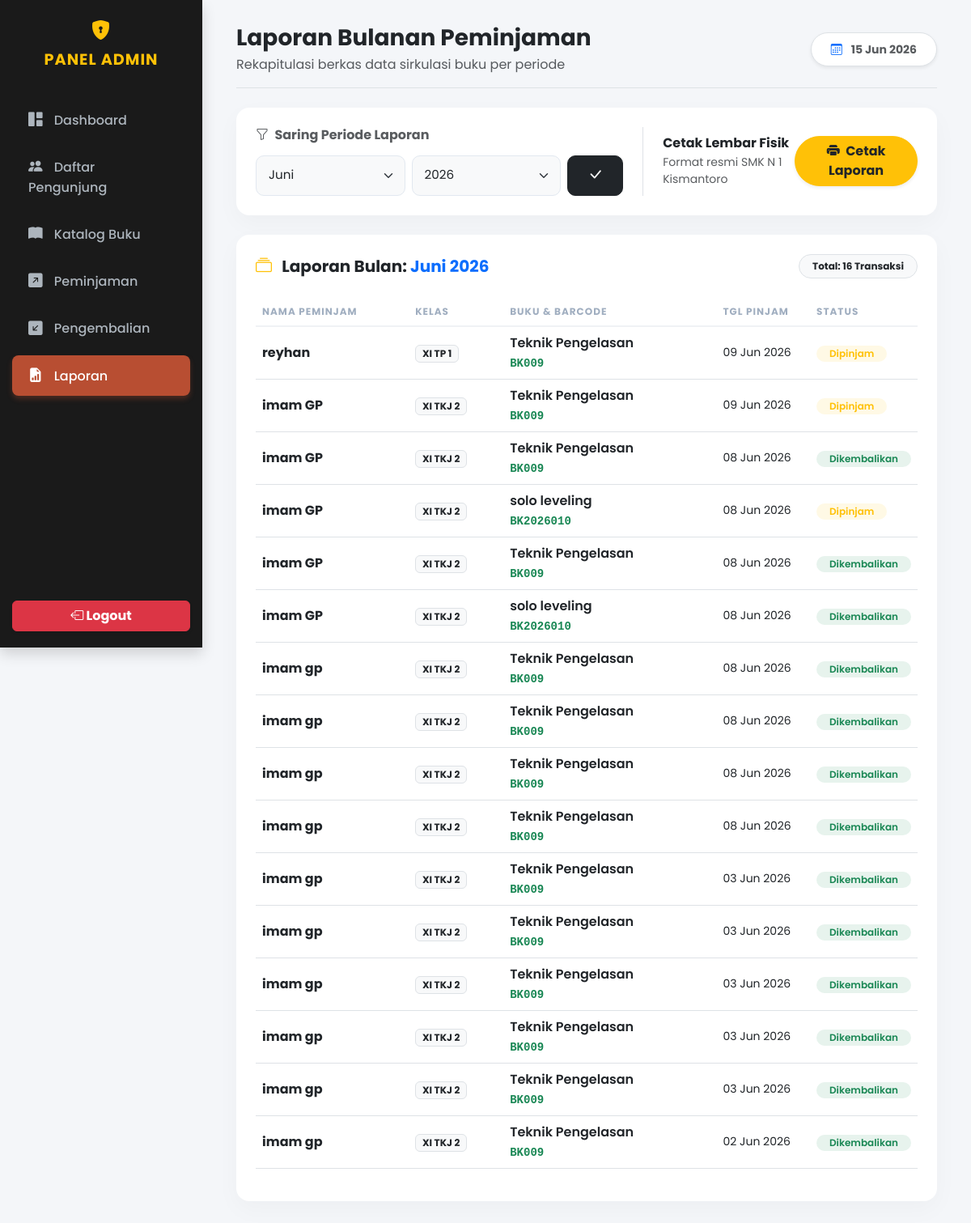
Page /admin/laporan.php (signed in) on the committed database.
### tables this page shows
CREATE TABLE IF NOT EXISTS `peminjaman` (
  `id` int(11) NOT NULL AUTO_INCREMENT,
  `id_buku` int(11) NOT NULL,
  `nama_peminjam` varchar(100) NOT NULL,
  `kelas` varchar(50) NOT NULL,
  `tanggal_pinjam` date NOT NULL,
  `tanggal_kembali` date NOT NULL,
  `status` varchar(50) NOT NULL DEFAULT 'Dipinjam',
  PRIMARY KEY (`id`),
  KEY `id_buku` (`id_buku`)
);

CREATE TABLE IF NOT EXISTS `books` (
  `id` int(11) NOT NULL AUTO_INCREMENT,
  `barcode_buku` varchar(50) DEFAULT NULL,
  `title` varchar(255) NOT NULL,
  `author` varchar(150) DEFAULT NULL,
  `category` varchar(100) NOT NULL,
  `rak` varchar(50) DEFAULT NULL,
  `description` text NOT NULL,
  `cover` varchar(255) DEFAULT NULL,
  PRIMARY KEY (`id`),
  UNIQUE KEY `barcode_buku` (`barcode_buku`)
);

### admin/laporan.php (the view, shortened to what this page needs)
<?php
require_once '../config/koneksi.php';
$bulan_pilihan = isset($_GET['bulan']) ? $_GET['bulan'] : date('m');
$tahun_pilihan = isset($_GET['tahun']) ? $_GET['tahun'] : date('Y');
$bulan_pilihan = str_pad($bulan_pilihan, 2, "0", STR_PAD_LEFT);
$nama_bulan = [
    '01' => 'Januari', '02' => 'Februari', '03' => 'Maret', '04' => 'April',
    '05' => 'Mei', '06' => 'Juni', '07' => 'Juli', '08' => 'Agustus',
    '09' => 'September', '10' => 'Oktober', '11' => 'November', '12' => 'Desember'
];
$query_laporan = $mysqli->prepare("
    SELECT p.*, b.title, b.barcode_buku
    FROM peminjaman p
    JOIN books b ON p.id_buku = b.id
    WHERE MONTH(p.tanggal_pinjam) = ?
    AND YEAR(p.tanggal_pinjam) = ?
    ORDER BY p.tanggal_pinjam DESC, p.id DESC
");
$query_laporan->bind_param('ss', $bulan_pilihan, $tahun_pilihan);
$query_laporan->execute();
$data_sirkulasi = $query_laporan->get_result();
?>
<!DOCTYPE html>
<html lang="id">
<head>
    <link href="https://cdn.jsdelivr.net/npm/bootstrap@5.3.0/dist/css/bootstrap.min.css" rel="stylesheet">
    <link rel="stylesheet" href="https://cdn.jsdelivr.net/npm/bootstrap-icons@1.10.5/font/bootstrap-icons.css">
</head>
<body>
    <?php include 'sidebar.php'; ?>
    <div class="main-content">
        <div class="container-fluid pb-5">
            <div class="d-flex justify-content-between align-items-center mb-4 pb-3 border-bottom">
                <div>
                    <h3 class="fw-bold m-0 text-dark">Laporan Bulanan Peminjaman</h3>
                    <p class="text-muted m-0 mt-1 fs-6">Rekapitulasi berkas data sirkulasi buku per periode</p>
                </div>
                <div class="bg-white px-4 py-2 rounded-pill shadow-sm border">
                    <span class="text-muted small fw-bold"><i class="bi bi-calendar3 text-primary me-2"></i> <?= date('d M Y') ?></span>
                </div>
            </div>
            <div class="modern-card mb-4">
                <div class="row align-items-center g-4">
                    <div class="col-md-7 border-end pe-md-4">
                        <h6 class="fw-bold text-muted mb-3"><i class="bi bi-funnel me-1"></i> Saring Periode Laporan</h6>
                        <form method="GET" action="laporan.php" class="row g-2">
                            <div class="col-5">
                                <select name="bulan" class="form-select">
                                    <?php foreach($nama_bulan as $key => $val): ?>
                                        <option value="<?= $key ?>" <?= $bulan_pilihan == $key ? 'selected' : '' ?>><?= $val ?></option>
                                    <?php endforeach; ?>
                                </select>
                            </div>
                            <div class="col-5">
                                <select name="tahun" class="form-select">
                                    <?php for($y = date('Y'); $y >= date('Y')-3; $y--): ?>
                                        <option value="<?= $y ?>" <?= $tahun_pilihan == $y ? 'selected' : '' ?>><?= $y ?></option>
                                    <?php endfor; ?>
                                </select>
                            </div>
                            <div class="col-2">
                                <button type="submit" class="btn btn-dark w-100 btn-filter text-white fw-bold" title="Terapkan Filter">
                                    <i class="bi bi-check-lg"></i>
                                </button>
                            </div>
                        </form>
                    </div>
                    <div class="col-md-5 ps-md-4">
                        <div class="d-flex align-items-center justify-content-between">
                            <div>
                                <h6 class="fw-bold text-dark mb-1">Cetak Lembar Fisik</h6>
                                <p class="small text-muted m-0">Format resmi SMK N 1 Kismantoro</p>
                            </div>
                            <a href="cetak_rekap.php?bulan=<?= $bulan_pilihan ?>&tahun=<?= $tahun_pilihan ?>" target="_blank" class="btn btn-warning px-4 py-2.5 rounded-pill fw-bold text-dark shadow-sm">
                                <i class="bi bi-printer-fill me-1"></i> Cetak Laporan
                            </a>
                        </div>
                    </div>
                </div>
            </div>
            <div class="modern-card p-4">
                <div class="d-flex justify-content-between align-items-center mb-4">
                    <h5 class="fw-bold m-0 text-dark">
                        <i class="bi bi-collection text-warning me-2"></i>
                        Laporan Bulan: <span class="text-primary"><?= $nama_bulan[$bulan_pilihan] ?> <?= $tahun_pilihan ?></span>
                    </h5>
                    <span class="badge bg-light text-dark border px-3 py-2 rounded-pill">Total: <?= $data_sirkulasi->num_rows ?> Transaksi</span>
                </div>
                <div class="table-responsive">
                    <table class="table modern-table align-middle">
                        <thead>
                            <tr>
                                <th width="25%">Nama Peminjam</th>
                                <th width="15%">Kelas</th>
                                <th width="35%">Buku & Barcode</th>
                                <th width="15%">Tgl Pinjam</th>
                                <th width="10%">Status</th>
                            </tr>
                        </thead>
                        <tbody>
                            <?php if($data_sirkulasi->num_rows > 0): ?>
                                <?php while($row = $data_sirkulasi->fetch_assoc()): ?>
                                <tr>
                                    <td class="fw-bold text-dark"><?= htmlspecialchars($row['nama_peminjam']) ?></td>
                                    <td><span class="badge bg-light text-dark border"><?= htmlspecialchars($row['kelas']) ?></span></td>
                                    <td>
                                        <span class="d-block fw-semibold text-dark"><?= htmlspecialchars($row['title']) ?></span>
                                        <code class="text-success small fw-bold"><?= htmlspecialchars($row['barcode_buku']) ?></code>
                                    </td>
                                    <td class="small"><?= date('d M Y', strtotime($row['tanggal_pinjam'])) ?></td>
                                    <td>
                                        <span class="badge bg-<?= $row['status'] === 'Dipinjam' ? 'warning' : 'success' ?> bg-opacity-10 text-<?= $row['status'] === 'Dipinjam' ? 'warning' : 'success' ?> rounded-pill px-3 py-1.5" style="font-size: 0.75rem; font-weight: 600;">
                                            <?= $row['status'] ?>
                                        </span>
                                    </td>
                                </tr>
                                <?php endwhile; ?>
                            <?php endif; ?>
                        </tbody>
                    </table>
                </div>
            </div>
        </div>
    </div>
</body>
</html>

### admin/laporan.php (style rules this page uses)
body { font-family: 'Poppins', sans-serif; background-color: #f8f9fa; }
.main-content { margin-left: 260px; padding: 30px; }
.modern-card { border: none; border-radius: 16px; box-shadow: 0 10px 30px rgba(0,0,0,0.03); background: #ffffff; padding: 1.5rem; }
.form-select { border-radius: 10px; padding: 10px 15px; border: 1px solid #e2e8f0; background-color: #f8f9fa; height: 50px; font-size: 0.95rem; }
.modern-table th { text-transform: uppercase; font-size: 0.75rem; letter-spacing: 1px; color: #a0aec0; border-bottom: 2px solid #f0f2f5; }
.btn-filter { height: 50px; border-radius: 10px; display: flex; align-items: center; justify-content: center; font-size: 1.2rem; transition: all 0.2s; }

### admin/sidebar.php (style rules this page uses)
body { background-color: #f4f6f9; font-family: 'Poppins', sans-serif; overflow-x: hidden; }
.main-content { margin-left: 250px; padding: 30px; min-height: 100vh; }

### rows in the picture
peminjaman: nama_peminjam "reyhan", kelas "XI TP 1", id_buku.title "Teknik Pengelasan", id_buku.barcode_buku "BK009", tanggal_pinjam "09 Jun 2026", status "Dipinjam"
peminjaman: nama_peminjam "imam GP", kelas "XI TKJ 2", id_buku.title "Teknik Pengelasan", id_buku.barcode_buku "BK009", tanggal_pinjam "09 Jun 2026", status "Dipinjam"
peminjaman: nama_peminjam "imam GP", kelas "XI TKJ 2", id_buku.title "Teknik Pengelasan", id_buku.barcode_buku "BK009", tanggal_pinjam "08 Jun 2026", status "Dikembalikan"
peminjaman: nama_peminjam "imam GP", kelas "XI TKJ 2", id_buku.title "solo leveling", id_buku.barcode_buku "BK2026010", tanggal_pinjam "08 Jun 2026", status "Dipinjam"
peminjaman: nama_peminjam "imam GP", kelas "XI TKJ 2", id_buku.title "Teknik Pengelasan", id_buku.barcode_buku "BK009", tanggal_pinjam "08 Jun 2026", status "Dikembalikan"
peminjaman: nama_peminjam "imam GP", kelas "XI TKJ 2", id_buku.title "solo leveling", id_buku.barcode_buku "BK2026010", tanggal_pinjam "08 Jun 2026", status "Dikembalikan"
peminjaman: nama_peminjam "imam gp", kelas "XI TKJ 2", id_buku.title "Teknik Pengelasan", id_buku.barcode_buku "BK009", tanggal_pinjam "08 Jun 2026", status "Dikembalikan"
peminjaman: nama_peminjam "imam gp", kelas "XI TKJ 2", id_buku.title "Teknik Pengelasan", id_buku.barcode_buku "BK009", tanggal_pinjam "08 Jun 2026", status "Dikembalikan"
peminjaman: nama_peminjam "imam gp", kelas "XI TKJ 2", id_buku.title "Teknik Pengelasan", id_buku.barcode_buku "BK009", tanggal_pinjam "08 Jun 2026", status "Dikembalikan"
peminjaman: nama_peminjam "imam gp", kelas "XI TKJ 2", id_buku.title "Teknik Pengelasan", id_buku.barcode_buku "BK009", tanggal_pinjam "08 Jun 2026", status "Dikembalikan"
peminjaman: nama_peminjam "imam gp", kelas "XI TKJ 2", id_buku.title "Teknik Pengelasan", id_buku.barcode_buku "BK009", tanggal_pinjam "03 Jun 2026", status "Dikembalikan"
peminjaman: nama_peminjam "imam gp", kelas "XI TKJ 2", id_buku.title "Teknik Pengelasan", id_buku.barcode_buku "BK009", tanggal_pinjam "03 Jun 2026", status "Dikembalikan"
peminjaman: nama_peminjam "imam gp", kelas "XI TKJ 2", id_buku.title "Teknik Pengelasan", id_buku.barcode_buku "BK009", tanggal_pinjam "03 Jun 2026", status "Dikembalikan"
peminjaman: nama_peminjam "imam gp", kelas "XI TKJ 2", id_buku.title "Teknik Pengelasan", id_buku.barcode_buku "BK009", tanggal_pinjam "03 Jun 2026", status "Dikembalikan"
peminjaman: nama_peminjam "imam gp", kelas "XI TKJ 2", id_buku.title "Teknik Pengelasan", id_buku.barcode_buku "BK009", tanggal_pinjam "03 Jun 2026", status "Dikembalikan"
peminjaman: nama_peminjam "imam gp", kelas "XI TKJ 2", id_buku.title "Teknik Pengelasan", id_buku.barcode_buku "BK009", tanggal_pinjam "02 Jun 2026", status "Dikembalikan"

### other values in the picture
$nama_bulan[$bulan_pilihan] "Juni"
$tahun_pilihan "2026"
$data_sirkulasi->num_rows "16"
form field bulan "Juni"
form field tahun "2026"
